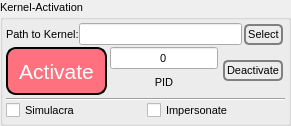
           <widget class="QGroupBox" name="kernelBox">
            <property name="sizePolicy">
             <sizepolicy hsizetype="Preferred" vsizetype="Preferred">
              <horstretch>0</horstretch>
              <verstretch>0</verstretch>
             </sizepolicy>
            </property>
            <property name="font">
             <font>
              <pointsize>8</pointsize>
             </font>
            </property>
            <property name="title">
             <string>Kernel-Activation</string>
            </property>
            <layout class="QVBoxLayout" name="verticalLayout_23">
             <property name="spacing">
              <number>0</number>
             </property>
             <property name="margin">
              <number>3</number>
             </property>
             <item>
              <layout class="QHBoxLayout" name="horizontalLayout_7">
               <property name="spacing">
                <number>0</number>
               </property>
               <property name="topMargin">
                <number>0</number>
               </property>
               <item>
                <widget class="QLabel" name="label_18">
                 <property name="font">
                  <font>
                   <pointsize>8</pointsize>
                  </font>
                 </property>
                 <property name="text">
                  <string>Path to Kernel:</string>
                 </property>
                 <property name="buddy">
                  <cstring>kernelPath</cstring>
                 </property>
                </widget>
               </item>
               <item>
                <widget class="QLineEdit" name="kernelPath">
                 <property name="sizePolicy">
                  <sizepolicy hsizetype="Expanding" vsizetype="Fixed">
                   <horstretch>0</horstretch>
                   <verstretch>0</verstretch>
                  </sizepolicy>
                 </property>
                </widget>
               </item>
               <item>
                <widget class="QPushButton" name="selectKernelPath">
                 <property name="sizePolicy">
                  <sizepolicy hsizetype="Fixed" vsizetype="Fixed">
                   <horstretch>0</horstretch>
                   <verstretch>0</verstretch>
                  </sizepolicy>
                 </property>
                 <property name="font">
                  <font>
                   <pointsize>8</pointsize>
                  </font>
                 </property>
                 <property name="styleSheet">
                  <string notr="true">QPushButton {
 border: 2px solid gray;
 background-color: qlineargradient(x1: 0, y1: 0, x2: 0, y2: 1,
                                   stop: 0 #E0E0E0, stop: 1 #FFFFFF);
 border-radius: 5px;
 margin: 2px;
 padding: 2px;
 }




QPushButton:hover { 
background-color: qlineargradient(x1: 0, y1: 0, x2: 0, y2: 1,
                                   stop: 0 rgb(254,229,172), stop: 1 #FFFFFF);
background-position: top center; } 



QPushButton:pressed {
     background-color: darkgrey;
     border-style: inset;
 }
</string>
                 </property>
                 <property name="text">
                  <string>Select</string>
                 </property>
                 <property name="icon">
                  <iconset resource="../Icons/icons.qrc">
                   <normaloff>:/nuvola/ok.png</normaloff>:/nuvola/ok.png</iconset>
                 </property>
                </widget>
               </item>
              </layout>
             </item>
             <item>
              <layout class="QHBoxLayout" name="horizontalLayout_11">
               <property name="spacing">
                <number>3</number>
               </property>
               <property name="topMargin">
                <number>0</number>
               </property>
               <property name="bottomMargin">
                <number>3</number>
               </property>
               <item>
                <widget class="QPushButton" name="activateKernel">
                 <property name="sizePolicy">
                  <sizepolicy hsizetype="Expanding" vsizetype="Fixed">
                   <horstretch>0</horstretch>
                   <verstretch>0</verstretch>
                  </sizepolicy>
                 </property>
                 <property name="minimumSize">
                  <size>
                   <width>101</width>
                   <height>48</height>
                  </size>
                 </property>
                 <property name="font">
                  <font>
                   <pointsize>16</pointsize>
                  </font>
                 </property>
                 <property name="styleSheet">
                  <string notr="true">QPushButton#activateKernel {
     background-color: #FF717E;
     color: white;
     border-style: outset;
     border-width: 2px;
     border-radius: 10px;
     border-color: black;
     min-width: 5em;
     padding: 6px;
 }


QPushButton#activateKernel:pressed {
     background-color: darkgrey;
     border-style: inset;
 }

QPushButton#activateKernel:hover {
background-color: qlineargradient(x1: 0, y1: 0, x2: 0, y2: 1,
                                   stop: 0 rgb(254,229,172), stop: 1 #FFFFFF);
background-position: top center; 
 }


</string>
                 </property>
                 <property name="text">
                  <string>Activate</string>
                 </property>
                 <property name="icon">
                  <iconset resource="../Icons/icons.qrc">
                   <normaloff>:/nuvola/activate.png</normaloff>:/nuvola/activate.png</iconset>
                 </property>
                 <property name="iconSize">
                  <size>
                   <width>24</width>
                   <height>24</height>
                  </size>
                 </property>
                </widget>
               </item>
               <item>
                <layout class="QVBoxLayout" name="verticalLayout_29">
                 <property name="spacing">
                  <number>0</number>
                 </property>
                 <property name="rightMargin">
                  <number>0</number>
                 </property>
                 <item>
                  <widget class="QLineEdit" name="pid">
                   <property name="sizePolicy">
                    <sizepolicy hsizetype="Preferred" vsizetype="Fixed">
                     <horstretch>0</horstretch>
                     <verstretch>0</verstretch>
                    </sizepolicy>
                   </property>
                   <property name="text">
                    <string>0</string>
                   </property>
                   <property name="alignment">
                    <set>Qt::AlignCenter</set>
                   </property>
                   <property name="readOnly">
                    <bool>true</bool>
                   </property>
                  </widget>
                 </item>
                 <item>
                  <widget class="QLabel" name="label_17">
                   <property name="text">
                    <string>PID</string>
                   </property>
                   <property name="alignment">
                    <set>Qt::AlignCenter</set>
                   </property>
                  </widget>
                 </item>
                </layout>
               </item>
               <item>
                <widget class="QPushButton" name="deactivateKernel">
                 <property name="styleSheet">
                  <string notr="true">QPushButton {
 border: 2px solid gray;
 background-color: qlineargradient(x1: 0, y1: 0, x2: 0, y2: 1,
                                   stop: 0 #E0E0E0, stop: 1 #FFFFFF);
 border-radius: 5px;
 margin: 2px;
 padding: 2px;
 }



QPushButton:hover { 
background-color: qlineargradient(x1: 0, y1: 0, x2: 0, y2: 1,
                                   stop: 0 rgb(254,229,172), stop: 1 #FFFFFF);
background-position: top center; 
} 

QPushButton:pressed {
     background-color: darkgrey;
     border-style: inset;
 }


</string>
                 </property>
                 <property name="text">
                  <string>Deactivate</string>
                 </property>
                 <property name="icon">
                  <iconset resource="../Icons/icons.qrc">
                   <normaloff>:/nuvola/deactivate.png</normaloff>:/nuvola/deactivate.png</iconset>
                 </property>
                </widget>
               </item>
              </layout>
             </item>
             <item>
              <widget class="Line" name="line_4">
               <property name="orientation">
                <enum>Qt::Horizontal</enum>
               </property>
              </widget>
             </item>
             <item>
              <layout class="QHBoxLayout" name="horizontalLayout_33">
               <property name="spacing">
                <number>3</number>
               </property>
               <property name="topMargin">
                <number>0</number>
               </property>
               <item>
                <widget class="QCheckBox" name="scrambler">
                 <property name="toolTip">
                  <string>&lt;html&gt;&lt;head/&gt;&lt;body&gt;&lt;p&gt;Send out random fake messages from time to time.&lt;/p&gt;&lt;/body&gt;&lt;/html&gt;</string>
                 </property>
                 <property name="text">
                  <string>Simulacra</string>
                 </property>
                </widget>
               </item>
               <item>
                <widget class="QCheckBox" name="impersonate">
                 <property name="toolTip">
                  <string>Broadcast odd messages at odd times - like a human is chatting.</string>
                 </property>
                 <property name="text">
                  <string>Impersonate</string>
                 </property>
                </widget>
               </item>
              </layout>
             </item>
            </layout>
           </widget>
